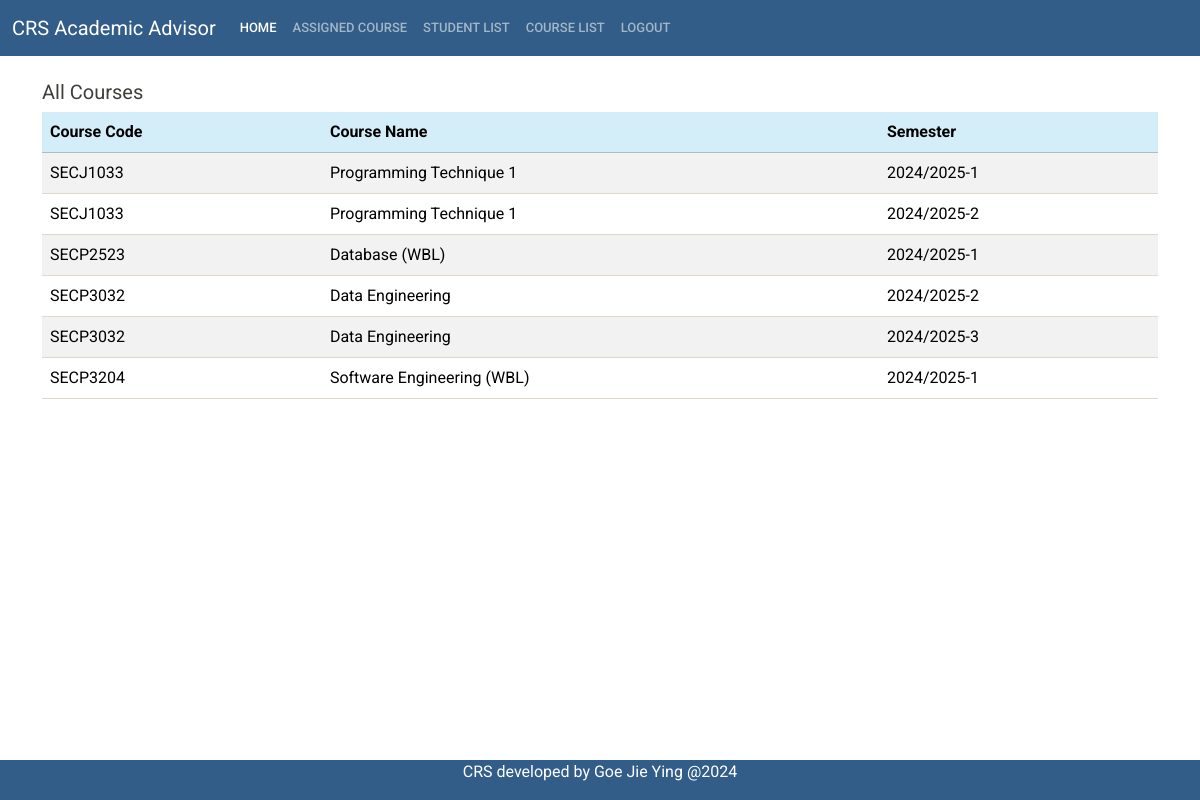
Page /lecallcourselist.php (signed in) on the committed database.
### tables this page shows
CREATE TABLE `tb_course` (
  `c_code` varchar(10) NOT NULL,
  `c_name` varchar(30) NOT NULL,
  `c_credit` int(11) NOT NULL,
  `c_sem` varchar(11) NOT NULL,
  `c_lec` varchar(10) NOT NULL,
  `max_students` int(11) NOT NULL,
  `current_students` int(11) DEFAULT 0
);

### lecallcourselist.php (the view, shortened to what this page needs)
<?php
include 'headeradvisor.php';
include 'db_connect.php';
$sql = "SELECT * FROM tb_course";
$result = mysqli_query($con, $sql);
?>
<div class="container">
    <br>
    <h5>All Courses</h5>
    <?php if (mysqli_num_rows($result) > 0): ?>
        <table class="table table-striped table-hover">
            <thead>
                <tr class="table-info">
                    <th scope="col">Course Code</th>
                    <th scope="col">Course Name</th>
                    <th scope="col">Semester</th>
                </tr>
            </thead>
            <tbody>
                <?php while ($row = mysqli_fetch_assoc($result)): ?>
                    <tr>
                        <td><?php echo $row['c_code']; ?></td>
                        <td><?php echo $row['c_name']; ?></td>
                        <td><?php echo $row['c_sem']; ?></td>
                    </tr>
                <?php endwhile; ?>
            </tbody>
        </table>
    <?php else: ?>
        <p>No courses assigned yet.</p>
    <?php endif; ?>
</div>
<?php include 'footer.php'; ?>

### headeradvisor.php (shortened to what this page needs)
<!DOCTYPE html>
<html lang="en">
<head>
  <link href="css/bootstrap.min.css" rel="stylesheet">
</head>
<body>
<nav class="navbar navbar-expand-lg bg-primary" data-bs-theme="dark">
  <div class="container-fluid">
    <a class="navbar-brand" href="advisor.php">CRS Academic Advisor</a>
    <div class="collapse navbar-collapse" id="navbarColor01">
      <ul class="navbar-nav me-auto">
        <li class="nav-item">
          <a class="nav-link active" href="advisor.php">Home
          </a>
        </li>
        <li class="nav-item">
          <a class="nav-link" href="leccourselist.php">Assigned Course</a>
        </li>
        <li class="nav-item">
          <a class="nav-link" href="lecstudentlist.php">Student List</a>
        </li>
        <li class="nav-item">
          <a class="nav-link" href="lecallcourselist.php">Course List</a>
        </li>
        <li class="nav-item">
          <a class="nav-link" href="logout.php">Logout</a>
        </li>
      </ul>
    </div>
  </div>
</nav>

### footer.php (shortened to what this page needs)
<!DOCTYPE html>
<html lang="en">
<head>
  <link href="css/bootstrap.min.css" rel="stylesheet">
</head>
<body>
<div class="footer">
  <p>CRS developed by Goe Jie Ying @2024</p>
</div>
</body>
</html>

### headeradvisor.php (style rules this page uses)
.footer { position: fixed; left: 0; bottom: 0; width: 100%; background-color: #325d88; color: white; text-align: center; }

### footer.php (style rules this page uses)
.footer { position: fixed; left: 0; bottom: 0; width: 100%; background-color: #325d88; color: white; text-align: center; }

### rows in the picture
tb_course: c_code "SECJ1033", c_name "Programming Technique 1", c_sem "2024/2025-1"
tb_course: c_code "SECJ1033", c_name "Programming Technique 1", c_sem "2024/2025-2"
tb_course: c_code "SECP2523", c_name "Database (WBL)", c_sem "2024/2025-1"
tb_course: c_code "SECP3032", c_name "Data Engineering", c_sem "2024/2025-2"
tb_course: c_code "SECP3032", c_name "Data Engineering", c_sem "2024/2025-3"
tb_course: c_code "SECP3204", c_name "Software Engineering (WBL)", c_sem "2024/2025-1"
